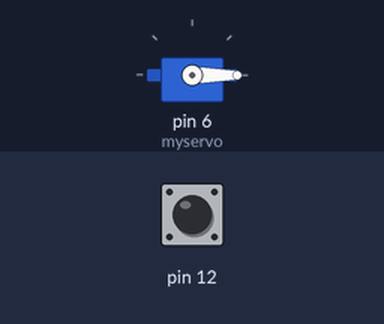
Bench run of a sketch on a simulated Arduino Uno, built with avr-gcc and run on an emulated ATmega328P. On the bench: servo. The inputs (shaded band) are chosen by the test bench; at power-on: pin 12 HIGH.

Above: at 1.2 s.
1.3 s: pin 12 pulsed LOW 5 times (0.12 s each, 0.3 s apart)
At 3.0 s:
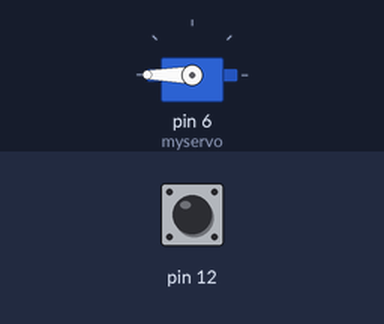
Timing chart, 0 to 4.5 s (numbered marks = the images above; inputs shaded):
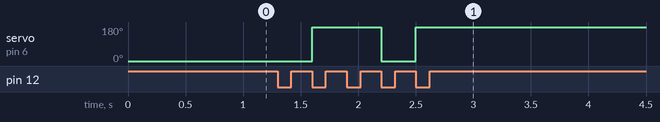

Measured:
- after the input at 1.3 s, servo on pin 6 (myservo): 0° → 180° after 0.30 s, → 0° 0.60 s later, → 180° 0.30 s later

The sketch:

FSM_Servo.ino
```cpp
//***** Tomas de Camino Beck
//***** tomasdecamino.com
//micro Servo on pin 6, and button on pin 12


/**** MAIN CODE ***/

#include <Servo.h>
#include "StateMachine.h"

TStateMachine StateMachine(2);
int state=0;
boolean button = false;
Servo myservo;

void setup()
{

  myservo.attach(6);
  myservo.write(0);

  pinMode(12,INPUT_PULLUP);

  StateMachine.add(0, &in); //in state 0 if button execute angle 0
  StateMachine.add(1, &out);//in state 1 if button execute angle 180
}

void loop()
{
  button = digitalRead(12);
  StateMachine.execute();
}


/**** FUNCTIONS ***/

// state 0
uint8_t in() {
  if(button)
    return 1;
  else{
    myservo.write(0);
    return 0;
  }
}

// state 1
uint8_t out() {
  if(button)
    return 0;
  else{
    myservo.write(180);
    return 1;
  }
}
```

StateMachine.h
```cpp
//***** Tomas de Camino Beck
//***** tomasdecamino.com

//structure for pointers to functions
struct node {
  //pointer to action function, returns new state
  uint8_t (*actionDef)();//pointer to action function

};

//State Machine Objet

class TStateMachine {
  public:
    uint8_t currentState = 0; //state of thee machine
    node *nodeSet; //array where actions are stored

  //object constructor with n states
  TStateMachine(uint8_t n) {
      nodeSet = new node[n];//creates the list of functions
    }

  //function to associate state and functions
  void add(uint8_t i,  uint8_t f()) {
      nodeSet[i].actionDef = f;
    }

   //function thata executes current state functions
   uint8_t execute() {
      currentState = nodeSet[currentState].actionDef();
      return currentState;
    }

};
```
